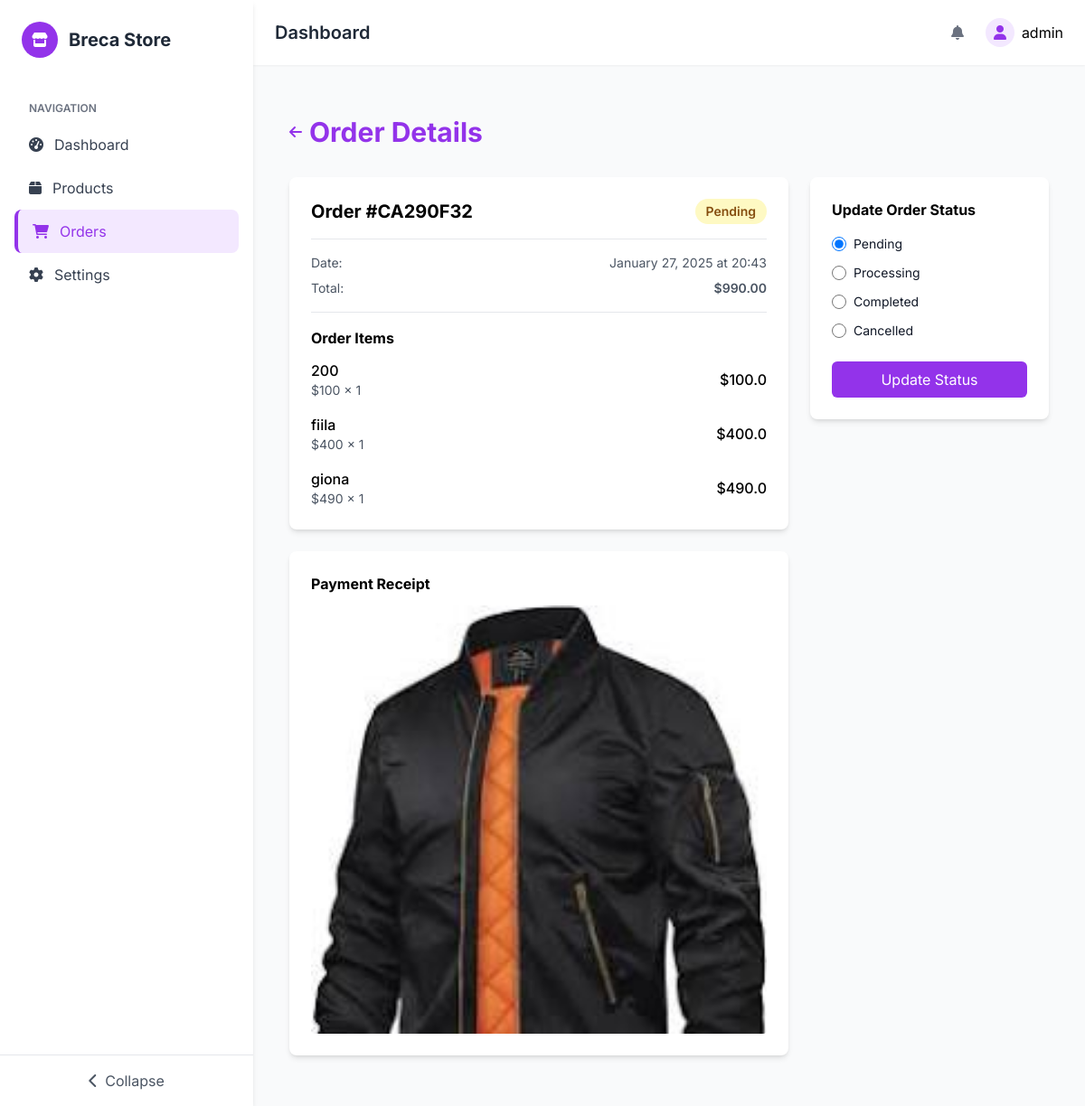
Screenshot of /admin-panel/orders/CA290F32/ (signed in) with the database file from the repository.
### store/models.py (models this page shows, shortened)
class StoreSettings(models.Model):
    store_name = models.CharField(max_length=100)
    email = models.EmailField()
    address = models.TextField()
    phone = models.CharField(max_length=20)
    whatsapp = models.CharField(max_length=20)
    instagram = models.URLField(blank=True)
    facebook = models.URLField(blank=True)
    twitter = models.URLField(blank=True)
    logo = models.ImageField(upload_to='store/logos/', blank=True)
    class Meta:
        verbose_name = 'Store Settings'
        verbose_name_plural = 'Store Settings'

class Order(models.Model):
    STATUS_CHOICES = (
        ('pending', 'Pending'),
        ('processing', 'Processing'),
        ('completed', 'Completed'),
        ('cancelled', 'Cancelled'),
    )
    order_id = models.CharField(max_length=50, unique=True)
    items = models.JSONField()
    total = models.DecimalField(max_digits=10, decimal_places=2)
    receipt = models.ImageField(upload_to='receipts/')
    status = models.CharField(max_length=20, choices=STATUS_CHOICES, default='pending')
    created_at = models.DateTimeField(auto_now_add=True)

### store/views.py (the view)
# urls.py: path('admin-panel/orders/<str:order_id>/', views.admin_order_detail, name='admin_order_detail'),
@user_passes_test(is_admin)
def admin_order_detail(request, order_id):
    order = get_object_or_404(Order, order_id=order_id)
    items = json.loads(order.items)
    if request.method == 'POST':
        status = request.POST.get('status')
        order.status = status
        order.save()
        return redirect('admin_order_detail', order_id=order_id)
    return render(request, 'store/admin/order_detail.html', {
        'order': order,
        'items': items,
    })

### store/context_processors.py (called while the page is built)
def store_settings(request):
    settings = StoreSettings.objects.first()
    return {'store_settings': settings}

### store/templatetags/store_filters.py (called while the page is built)
@register.filter(name='multiply')
def multiply(value, arg):
    try:
        return float(value) * float(arg)
    except (ValueError, TypeError):
        return 0  # Or some other appropriate default

### store/views.py (called while the page is built)
def is_admin(user):
    return user.is_staff

### store/templates/store/admin/order_detail.html (shortened to what this page needs)
{% extends 'store/admin/base.html' %}
{% load store_filters %}
{% block content %}
<div class="container mx-auto px-4 py-8">
    <div class="flex items-center mb-8">
        <a href="{% url 'admin_orders' %}" class="text-purple-600 hover:text-purple-800 mr-2">
            <i class="fas fa-arrow-left"></i>
        </a>
        <h1 class="text-3xl font-bold text-[#9333EA]">Order Details</h1>
    </div>
    <div class="grid grid-cols-1 lg:grid-cols-3 gap-6">
        <div class="lg:col-span-2">
            <div class="bg-white rounded-lg shadow-md p-6 mb-6">
                <div class="flex justify-between items-center mb-4">
                    <h2 class="text-xl font-bold">Order #{{ order.order_id }}</h2>
                    <span class="px-3 py-1 inline-flex text-sm leading-5 font-semibold rounded-full
                        {% if order.status == 'pending' %}bg-yellow-100 text-yellow-800
                        {% elif order.status == 'processing' %}bg-blue-100 text-blue-800
                        {% elif order.status == 'completed' %}bg-green-100 text-green-800
                        {% else %}bg-red-100 text-red-800{% endif %}">
                        {{ order.status|title }}
                    </span>
                </div>
                <div class="border-t border-b border-gray-200 py-4 mb-4">
                    <div class="flex justify-between text-sm text-gray-600 mb-2">
                        <span>Date:</span>
                        <span>{{ order.created_at|date:"F d, Y" }} at {{ order.created_at|time:"H:i" }}</span>
                    </div>
                    <div class="flex justify-between text-sm text-gray-600">
                        <span>Total:</span>
                        <span class="font-semibold">${{ order.total }}</span>
                    </div>
                </div>
                <h3 class="font-bold mb-3">Order Items</h3>
                <div class="space-y-4">
                    {% for item in items %}
                    <div class="flex justify-between items-center">
                        <div>
                            <p class="font-medium">{{ item.name }}</p>
                            <p class="text-sm text-gray-600">${{ item.price }} x {{ item.quantity }}</p>
                        </div>
                        <p class="font-medium">${{ item.price|floatformat:2|multiply:item.quantity }}</p>
                    </div>
                    {% endfor %}
                </div>
            </div>
            <div class="bg-white rounded-lg shadow-md p-6">
                <h3 class="font-bold mb-3">Payment Receipt</h3>
                <img src="{{ order.receipt.url }}" alt="Payment Receipt" class="w-full h-auto rounded">
            </div>
        </div>
        <div class="bg-white rounded-lg shadow-md p-6 h-fit">
            <h3 class="font-bold mb-4">Update Order Status</h3>
            <form method="POST">
                <div class="space-y-3">
                    <div class="flex items-center">
                        <input type="radio" id="status-pending" name="status" value="pending"
                               {% if order.status == 'pending' %}checked{% endif %}
                               class="h-4 w-4 text-purple-600 focus:ring-purple-500 border-gray-300">
                        <label for="status-pending" class="ml-2 block text-sm text-gray-900">
                            Pending
                        </label>
                    </div>
                    <div class="flex items-center">
                        <input type="radio" id="status-processing" name="status" value="processing"
                               class="h-4 w-4 text-purple-600 focus:ring-purple-500 border-gray-300">
                        <label for="status-processing" class="ml-2 block text-sm text-gray-900">
                            Processing
                        </label>
                    </div>
                    <div class="flex items-center">
                        <input type="radio" id="status-completed" name="status" value="completed"
                               class="h-4 w-4 text-purple-600 focus:ring-purple-500 border-gray-300">
                        <label for="status-completed" class="ml-2 block text-sm text-gray-900">
                            Completed
                        </label>
                    </div>
                    <div class="flex items-center">
                        <input type="radio" id="status-cancelled" name="status" value="cancelled"
                               class="h-4 w-4 text-purple-600 focus:ring-purple-500 border-gray-300">
                        <label for="status-cancelled" class="ml-2 block text-sm text-gray-900">
                            Cancelled
                        </label>
                    </div>
                </div>
                <button type="submit" class="mt-6 w-full bg-purple-600 hover:bg-purple-700 text-white px-4 py-2 rounded-md">
                    Update Status
                </button>
            </form>
        </div>
    </div>
</div>
{% endblock %}

### store/templates/store/admin/base.html (shortened to what this page needs)
{% load static %}
<!DOCTYPE html>
<html lang="en">
<head>
    <script src="https://cdn.tailwindcss.com"></script>
    <link rel="stylesheet" href="https://cdnjs.cloudflare.com/ajax/libs/font-awesome/6.0.0/css/all.min.css">
</head>
<body class="bg-gray-50">
    <div id="sidebar" class="sidebar fixed h-full bg-white shadow-md z-30">
        <div class="p-6 flex items-center">
            <div class="w-10 h-10 rounded-full bg-purple-600 flex items-center justify-center text-white">
                <i class="fas fa-store"></i>
            </div>
            <span class="logo-text ml-3 text-xl font-bold text-gray-800">{{ store_settings.store_name }}</span>
        </div>
        <div class="px-4 py-6">
            <div class="text-xs uppercase text-gray-500 font-semibold mb-2 px-4">Navigation</div>
            <ul>
                <li>
                    <a href="{% url 'admin_dashboard' %}" class="nav-item flex items-center px-4 py-3 text-gray-700 rounded-lg {% if request.path == '/admin-panel/' %}active{% endif %}">
                        <i class="fas fa-tachometer-alt"></i>
                        <span class="nav-text ml-3">Dashboard</span>
                    </a>
                </li>
                <li>
                    <a href="{% url 'admin_products' %}" class="nav-item flex items-center px-4 py-3 text-gray-700 rounded-lg {% if '/admin-panel/products/' in request.path %}active{% endif %}">
                        <i class="fas fa-box"></i>
                        <span class="nav-text ml-3">Products</span>
                    </a>
                </li>
                <li>
                    <a href="{% url 'admin_orders' %}" class="nav-item flex items-center px-4 py-3 text-gray-700 rounded-lg {% if '/admin-panel/orders/' in request.path %}active{% endif %}">
                        <i class="fas fa-shopping-cart"></i>
                        <span class="nav-text ml-3">Orders</span>
                    </a>
                </li>
                <li>
                    <a href="{% url 'admin_settings' %}" class="nav-item flex items-center px-4 py-3 text-gray-700 rounded-lg {% if '/admin-panel/settings/' in request.path %}active{% endif %}">
                        <i class="fas fa-cog"></i>
                        <span class="nav-text ml-3">Settings</span>
                    </a>
                </li>
            </ul>
        </div>
        <div class="absolute bottom-0 left-0 right-0 p-4 border-t border-gray-200">
            <button id="toggleSidebar" class="w-full flex items-center justify-center text-gray-600 hover:text-purple-600">
                <i class="fas fa-chevron-left"></i>
                <span class="nav-text ml-2">Collapse</span>
            </button>
        </div>
    </div>
    <div id="contentArea" class="content-area min-h-screen">
        <header class="bg-white shadow-sm">
            <div class="flex justify-between items-center px-6 py-4">
                <div class="flex items-center">
                    <h1 class="text-xl font-semibold text-gray-800">{% block page_title %}Dashboard{% endblock %}</h1>
                </div>
                <div class="flex items-center space-x-4">
                    <div class="relative">
                        <button id="notificationsBtn" class="p-2 text-gray-500 hover:text-purple-600 relative">
                            <i class="fas fa-bell"></i>
                        </button>
                    </div>
                    <div class="relative">
                        <button id="userMenuBtn" class="flex items-center space-x-2">
                            <div class="w-8 h-8 rounded-full bg-purple-100 flex items-center justify-center text-purple-600">
                                <i class="fas fa-user"></i>
                            </div>
                            <span class="hidden md:inline">{{ request.user.username }}</span>
                        </button>
                    </div>
                </div>
            </div>
        </header>
        <main class="p-6">
            {% block content %}{% endblock %}
        </main>
    </div>
</body>
</html>

### store/templates/store/admin/base.html (style rules this page uses)
:root { --primary-purple: #9333EA; --light-purple: #F3E8FF; --dark-purple: #6B21A8; }
body { font-family: 'Inter', sans-serif; background-color: #f9fafb; }
.sidebar { width: 280px; transition: all 0.3s ease; }
.content-area { margin-left: 280px; transition: all 0.3s ease; }
.nav-item.active { background-color: var(--light-purple); color: var(--primary-purple); border-left: 4px solid var(--primary-purple); }

### rows the page displays
StoreSettings: store_name "Breca Store"
Order: order_id "CA290F32", status "Pending", created_at "January 27, 2025", created_at "20:43", total "990.00", receipt (picture), status "☑ Pending", status "☐ Processing", status "☐ Completed", status "☐ Cancelled"

### other values shown
{{ request.user.username }} "admin"
{{ item.name }} "200" "fiila" "giona"
{{ item.price }} "100" "400" "490"
{{ item.quantity }} "1" "1" "1"
{{ item.price|floatformat:2|multiply:item.quantity }} "100.0" "400.0" "490.0"
